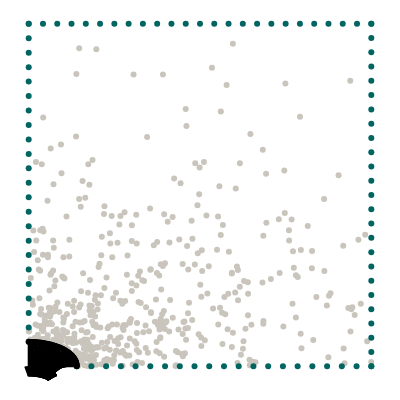

Write notebook code for a chart like this one.
### Markdown cell above
## Geometry

We want to model a quarter of a plate with an elliptical hole. The domain itself is represented by collocation points, the boundaries are represented by uniformly sampled points along the perimeter.

### Code cell
import torch
from torch.optim.lr_scheduler import StepLR, ExponentialLR
import numpy as np
from scipy.stats import qmc
from plotly.express.colors import sequential
import plotly.graph_objects as go
import plotly.figure_factory as ff
from tqdm import tqdm
import matplotlib.pyplot as plt
from scipy.interpolate import interp1d

from global_constants import L, R, MU, LBD, N1, N2

device = torch.device('cuda' if torch.cuda.is_available() else 'cpu')

# Elliptical axis in x direction
Rx = 0.14
# Elliptical axis in y direction
Ry = R**2 / Rx
# Number of points for one boundary 
N = 25
# Number of collocation points
collo_number = 500

# Number of hidden neurons
hn = 50 #previous value hn->50

# Weight of PDE loss
# W_PDE = 0.00001 #previous value -> 0.001
# # Weight of Neumann loss
# W_NEU = 0.0005 #previous value -> 0.05 
# # Weight of data losses
# W_STRESS = 0.0
# W_DISP = 0.0


# Load reference data
data_input = torch.as_tensor(
    np.loadtxt(f"data/inputs_Rx={Rx}.csv", delimiter=","), dtype=torch.float64, device=device
)
data_output = torch.as_tensor(
    np.loadtxt(f"data/outputs_Rx={Rx}.csv", delimiter=","), dtype=torch.float64, device=device
)

# Create collocation points
points = L * qmc.LatinHypercube(d=2).random(N**4)
mask = (((points[:, 0] ** 2) / (Rx**2)) + ((points[:, 1] ** 2) / (Ry**2))) > 1
valid_points = points[mask]
density = 1 / (valid_points[:,0]**2 / Rx**2 + valid_points[:,1]**2 / Ry**2)
selected_points = np.random.choice(len(valid_points[:,0]), size= collo_number, replace= False,  p = density / np.sum(density))
collocation = torch.tensor(valid_points[selected_points], requires_grad=True, device=device)

# Boundary points
x_top = torch.linspace(0, L, N, requires_grad=True)
y_top = L * torch.ones((N, 1), requires_grad=True)
top = torch.column_stack([x_top, y_top])
top = top.to(device)

NN = int(N * (L - Rx) / L)
x_bottom = torch.linspace(Rx, L, NN)
y_bottom = torch.zeros((NN, 1))
bottom = torch.column_stack([x_bottom, y_bottom])
bottom = bottom.to(device)

NN = int(N * (L - Ry) / L)
x_left = torch.zeros((NN, 1))
y_left = torch.linspace(Ry, L, NN)
left = torch.column_stack([x_left, y_left])
left = left.to(device)

x_right = L * torch.ones((N, 1))
y_right = torch.linspace(0, L, N)
right = torch.column_stack([x_right, y_right])
right = right.to(device)

phi = np.linspace(0, 0.5 * np.pi, int(5*N * np.pi * Rx / L))
x_hole = torch.tensor(Rx * np.cos(phi), requires_grad=True)
y_hole = torch.tensor(Ry * np.sin(phi), requires_grad=True)
n_hole = torch.tensor(np.stack([-Ry * np.cos(phi), -Rx * np.sin(phi)]).T)
n_hole = n_hole / torch.linalg.norm(n_hole, axis=1)[:, None]
hole = torch.column_stack([x_hole, y_hole])
hole = hole.to(device)
n_hole = n_hole.to(device)

# Visualize geometry
with torch.no_grad():
    mode = "markers"
    gray = dict(color="#C9C5BC")
    green = dict(color="#006561")
    black = dict(color="black")
    fig = ff.create_quiver(hole[:, 0], hole[:, 1], n_hole[:, 0], n_hole[:, 1], marker=black)
    fig.add_trace(go.Scatter(x=collocation[:, 0], y=collocation[:, 1], mode=mode, marker=gray))
    fig.add_trace(go.Scatter(x=top[:, 0], y=top[:, 1], mode=mode, marker=green))
    fig.add_trace(go.Scatter(x=bottom[:, 0], y=bottom[:, 1], mode=mode, marker=green))
    fig.add_trace(go.Scatter(x=left[:, 0], y=left[:, 1], mode=mode, marker=green))
    fig.add_trace(go.Scatter(x=right[:, 0], y=right[:, 1], mode=mode, marker=green))
    fig.add_trace(go.Scatter(x=hole[:, 0], y=hole[:, 1], mode=mode, marker=black))
    fig.layout.yaxis.scaleanchor = "x"
    fig.update_layout(
        template="none",
        width=400,
        height=400,
        margin=dict(l=0, r=0, b=0, t=0),
        showlegend=False,
    )
    fig.update_xaxes(visible=False)
    fig.update_yaxes(visible=False)
    fig.show()

### Figure 1 — Plotly figure (JSON) as saved in the notebook; plotly's stock layout.template omitted (floating-point values rounded to 4 significant figures; data arrays with more than 128 entries replaced by an {"elided": "..."} marker saying what was removed)
{"data": [{"marker": {"color": "black"}, "mode": "lines", "type": "scatter", "x": {"elided": "378 float values"}, "y": {"elided": "378 float values"}}, {"marker": {"color": "#C9C5BC"}, "mode": "markers", "type": "scatter", "x": {"elided": "500 float values"}, "y": {"elided": "500 float values"}}, {"marker": {"color": "#006561"}, "mode": "markers", "type": "scatter", "x": [0, 0.04167, 0.08333, 0.125, 0.1667, 0.2083, 0.25, 0.2917, 0.3333, 0.375, 0.4167, 0.4583, 0.5, 0.5417, 0.5833, 0.625, 0.6667, 0.7083, 0.75, 0.7917, 0.8333, 0.875, 0.9167, 0.9583, 1], "y": [1, 1, 1, 1, 1, 1, 1, 1, 1, 1, 1, 1, 1, 1, 1, 1, 1, 1, 1, 1, 1, 1, 1, 1, 1]}, {"marker": {"color": "#006561"}, "mode": "markers", "type": "scatter", "x": [0.14, 0.183, 0.226, 0.269, 0.312, 0.355, 0.398, 0.441, 0.484, 0.527, 0.57, 0.613, 0.656, 0.699, 0.742, 0.785, 0.828, 0.871, 0.914, 0.957, 1], "y": [0, 0, 0, 0, 0, 0, 0, 0, 0, 0, 0, 0, 0, 0, 0, 0, 0, 0, 0, 0, 0]}, {"marker": {"color": "#006561"}, "mode": "markers", "type": "scatter", "x": [0, 0, 0, 0, 0, 0, 0, 0, 0, 0, 0, 0, 0, 0, 0, 0, 0, 0, 0, 0, 0, 0, 0], "y": [0.07143, 0.1136, 0.1558, 0.1981, 0.2403, 0.2825, 0.3247, 0.3669, 0.4091, 0.4513, 0.4935, 0.5357, 0.5779, 0.6201, 0.6623, 0.7045, 0.7468, 0.789, 0.8312, 0.8734, 0.9156, 0.9578, 1]}, {"marker": {"color": "#006561"}, "mode": "markers", "type": "scatter", "x": [1, 1, 1, 1, 1, 1, 1, 1, 1, 1, 1, 1, 1, 1, 1, 1, 1, 1, 1, 1, 1, 1, 1, 1, 1], "y": [0, 0.04167, 0.08333, 0.125, 0.1667, 0.2083, 0.25, 0.2917, 0.3333, 0.375, 0.4167, 0.4583, 0.5, 0.5417, 0.5833, 0.625, 0.6667, 0.7083, 0.75, 0.7917, 0.8333, 0.875, 0.9167, 0.9583, 1]}, {"marker": {"color": "black"}, "mode": "markers", "type": "scatter", "x": [0.14, 0.1399, 0.1398, 0.1394, 0.139, 0.1385, 0.1378, 0.137, 0.1361, 0.135, 0.1339, 0.1326, 0.1312, 0.1297, 0.1281, 0.1264, 0.1246, 0.1226, 0.1205, 0.1184, 0.1161, 0.1137, 0.1113, 0.1087, 0.1061, 0.1033, 0.1005, 0.09752, 0.0945, 0.0914, 0.08821, 0.08495, 0.08162, 0.07821, 0.07474, 0.07119, 0.06759, 0.06393, 0.06021, 0.05644, 0.05262, 0.04875, 0.04484, 0.04089, 0.0369, 0.03288, 0.02884, 0.02476, 0.02067, 0.01656, 0.01243, 0.008294, 0.004149, 8.573e-18], "y": [0, 0.002117, 0.004231, 0.006343, 0.008448, 0.01055, 0.01264, 0.01471, 0.01678, 0.01883, 0.02086, 0.02288, 0.02487, 0.02684, 0.02879, 0.03072, 0.03262, 0.03449, 0.03632, 0.03813, 0.0399, 0.04164, 0.04334, 0.04501, 0.04663, 0.04821, 0.04975, 0.05125, 0.0527, 0.05411, 0.05547, 0.05678, 0.05803, 0.05924, 0.0604, 0.0615, 0.06255, 0.06355, 0.06449, 0.06537, 0.06619, 0.06696, 0.06767, 0.06831, 0.0689, 0.06943, 0.0699, 0.0703, 0.07065, 0.07093, 0.07115, 0.0713, 0.0714, 0.07143]}], "layout": {"height": 400, "hovermode": "closest", "margin": {"b": 0, "l": 0, "r": 0, "t": 0}, "showlegend": false, "width": 400, "xaxis": {"visible": false}, "yaxis": {"scaleanchor": "x", "visible": false}}}
